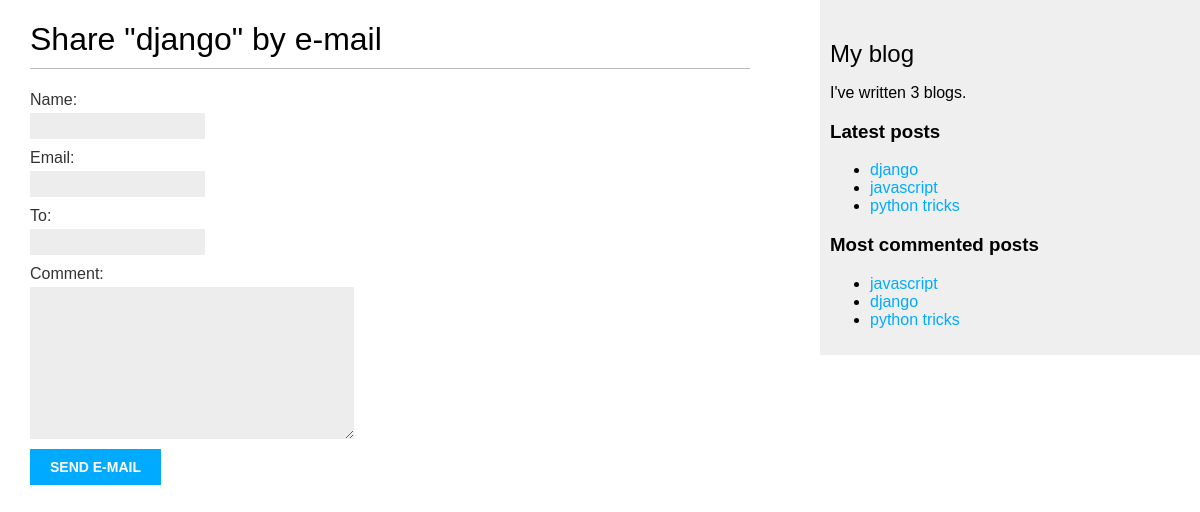
Page /blog/6/share/ on the earlier database version.
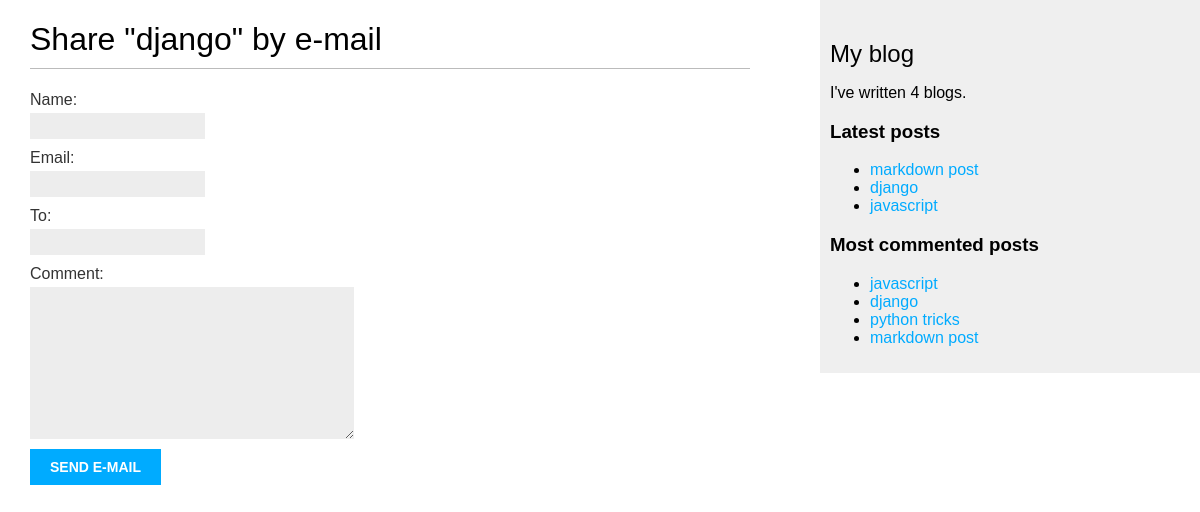
Same page on the later database version.
### blog/models.py (models this page shows, shortened)
class Post(models.Model):
    class Status(models.TextChoices):
        DRAFT='DR', 'Draft'
        PUBLISHED = 'PB', 'Published'
    title = models.CharField(max_length=150)
    author = models.ForeignKey(User, on_delete=models.CASCADE, related_name='blog_posts')
    slug = models.SlugField(max_length=150, unique_for_date='publish')
    body = models.TextField()
    publish = models.DateTimeField(default=timezone.now)
    created = models.DateTimeField(auto_now_add=True)
    updated = models.DateTimeField(auto_now=True)
    status = models.CharField(max_length=2, choices=Status.choices, default=Status.DRAFT)
    tags = TaggableManager()
    objects = models.Manager()
    published = PublishedManager()
    class Meta:
        ordering = ['-publish']
        indexes = [models.Index(fields=['-publish']),]
    def get_absolute_url(self):
        return reverse('blog:post_detail', args=[self.publish.year,
                                                self.publish.month,
                                                self.publish.day,
                                                self.slug,])

### blog/views.py (the view)
# urls.py: path('<int:post_id>/share/', views.post_share, name='post_share'),
def post_share(request, post_id):
    post = get_object_or_404(Post, id=post_id, status=Post.Status.PUBLISHED)
    sent = False
    if request.method == 'POST':
        form = EmailPostForm(request.POST)
        if form.is_valid():
            form = form.cleaned_data
            post_url = request.build_absolute_uri(post.get_absolute_url())
            subject = f'{form["name"]} recommended you to read {post.title}'
            message = f'Read {post.title} at {post_url} \n \n'\
                      f'{form["name"]}\'s comment: {form["comment"]} \n'\
                        f'sender\'s email: {form["email"]}'
            send_mail(subject, message, os.getenv('EMAIL_HOST_USER'), [form['to']])
            sent = True
    else:
        form = EmailPostForm()
    return render(request, 'blog/post/share.html', {'post': post,
                                                     'form': form,
                                                    'sent': sent})

### blog/forms.py
class EmailPostForm(forms.Form):
    name = forms.CharField(max_length=25)
    email = forms.EmailField()
    to = forms.EmailField()
    comment = forms.CharField(required=False, widget=forms.Textarea)

### blog/models.py (called while the page is built)
    def get_queryset(self):
        return super().get_queryset()\
            .filter(status=Post.Status.PUBLISHED)

### blog/templatetags/blog_tags.py (called while the page is built)
@register.simple_tag
def total_posts():
    return Post.published.count()

@register.inclusion_tag('blog/post/latest_posts.html')
def show_latest_posts(count=5):
    latest_posts = Post.published.order_by('-publish')[:count]
    return {'latest_posts': latest_posts}

@register.simple_tag
def get_most_commented_posts(count=5):
    return Post.published.annotate(
    total_comments=Count('comments')
    ).order_by('-total_comments')[:count]

### blog/templates/blog/post/share.html (shortened to what this page needs)
{% extends "blog/base.html" %}
{% block content %}
    {% if sent %}
        <h1>E-mail successfully sent</h1>
        <p>
            "{{ post.title }}" was successfully sent to {{ form.cleaned_data.to }}.
        </p>
    {% else %}
        <h1>Share "{{ post.title }}" by e-mail</h1>
        <form method="post">
            {{ form.as_p }}
            <input type="submit" value="Send e-mail">
        </form>
    {% endif %}
{% endblock %}

### blog/templates/blog/base.html (shortened to what this page needs)
{% load blog_tags %}
{% load static %}
<!DOCTYPE html>
<html lang="en">
<head>
    <link rel="stylesheet" href="{% static 'css/blog.css' %}">
</head>
<body>
    <div id="content">
        {% block content %}
        {% endblock %}
    </div>
    <div id="sidebar">
        <h2>My blog</h2>
        <p>I've written {% total_posts %} blogs.</p>
        <h3>Latest posts</h3>
        {% show_latest_posts 3 %}
        <h3>Most commented posts</h3>
        {% get_most_commented_posts as most_commented_posts %}
        <ul>
            {% for post in most_commented_posts %}
                <li>
                    <a href="{{ post.get_absolute_url }}">{{ post.title }}</a>
                </li>
            {% endfor %}
        </ul>
    </div>
</body>
</html>

### blog/templates/blog/post/latest_posts.html
<ul>
    {% for post in latest_posts %}
        <li>
            <a href="{{ post.get_absolute_url }}">{{ post.title }}</a>
        </li>
    {% endfor %}
</ul>

Differences in the rows shown:
no longer on one of the page's lists (row unchanged): Post: title "python tricks"
added Post: title "markdown post"
Other differences:
text no longer shown: "3"
text now shown: "4"
